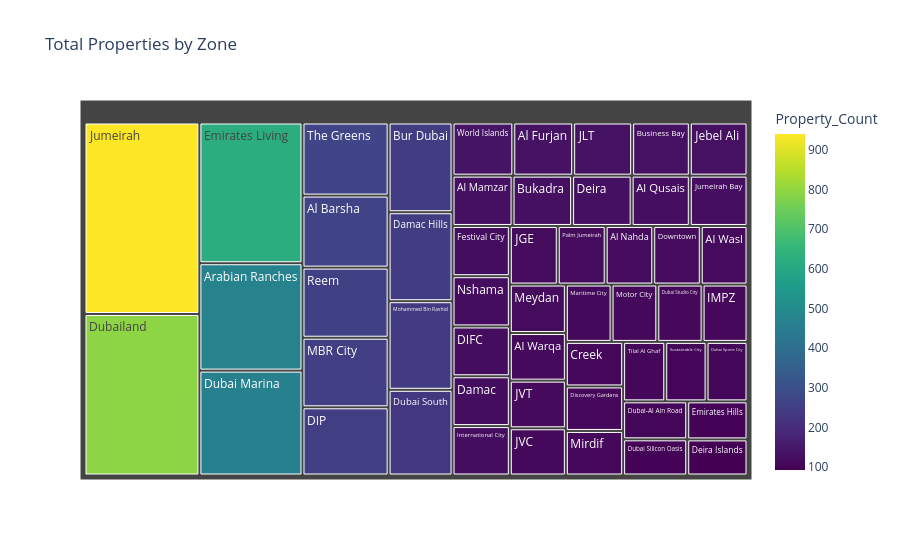

Notebook source saved alongside this figure:
### Markdown cell above
<h1 style="text-align:Left;
color:#ffffff;
font-size:26px;
letter-spacing:1px;
font-weight:500;
font-family:Aldhabi;
">
Rental Market Analysis: Treemap
</h1>

### Code cell
zone_counts = df.groupby("Zone").size().reset_index(name="Property_Count")

fig = px.treemap(
    zone_counts,
    path=["Zone"],
    values="Property_Count",
    color="Property_Count",
    color_continuous_scale="Viridis",
    title="Total Properties by Zone")

fig.show()

### Figure 1 — Plotly figure (JSON) as saved in the notebook; plotly's stock layout.template omitted (floating-point values rounded to 4 significant figures)
{"data": [{"branchvalues": "total", "customdata": [[265.0], [136.0], [129.0], [119.0], [125.0], [114.0], [117.0], [473.0], [128.0], [245.0], [131.0], [109.0], [122.0], [251.0], [122.0], [243.0], [128.0], [93.0], [109.0], [119.0], [462.0], [99.0], [234.0], [104.0], [111.0], [104.0], [793.0], [98.0], [620.0], [123.0], [110.0], [121.0], [120.0], [134.0], [113.0], [114.0], [131.0], [940.0], [124.0], [256.0], [112.0], [116.0], [109.0], [242.0], [112.0], [123.0], [120.0], [258.0], [105.0], [269.0], [107.0], [138.0]], "domain": {"x": [0, 1], "y": [0, 1]}, "hovertemplate": "labels=%{label}<br>Property_Count_sum=%{value}<br>parent=%{parent}<br>id=%{id}<br>Property_Count=%{color}<extra></extra>", "ids": ["Al Barsha", "Al Furjan", "Al Mamzar", "Al Nahda", "Al Qusais", "Al Warqa", "Al Wasl", "Arabian Ranches", "Bukadra", "Bur Dubai", "Business Bay", "Creek", "DIFC", "DIP", "Damac", "Damac Hills", "Deira", "Deira Islands", "Discovery Gardens", "Downtown", "Dubai Marina", "Dubai Silicon Oasis", "Dubai South", "Dubai Sports City", "Dubai Studio City", "Dubai-Al Ain Road", "Dubailand", "Emirates Hills", "Emirates Living", "Festival City", "IMPZ", "International City", "JGE", "JLT", "JVC", "JVT", "Jebel Ali", "Jumeirah", "Jumeirah Bay", "MBR City", "Maritime City", "Meydan", "Mirdif", "Mohammed Bin Rashid", "Motor City", "Nshama", "Palm Jumeirah", "Reem", "Sustainable City", "The Greens", "Tilal Al Ghaf", "World Islands"], "labels": ["Al Barsha", "Al Furjan", "Al Mamzar", "Al Nahda", "Al Qusais", "Al Warqa", "Al Wasl", "Arabian Ranches", "Bukadra", "Bur Dubai", "Business Bay", "Creek", "DIFC", "DIP", "Damac", "Damac Hills", "Deira", "Deira Islands", "Discovery Gardens", "Downtown", "Dubai Marina", "Dubai Silicon Oasis", "Dubai South", "Dubai Sports City", "Dubai Studio City", "Dubai-Al Ain Road", "Dubailand", "Emirates Hills", "Emirates Living", "Festival City", "IMPZ", "International City", "JGE", "JLT", "JVC", "JVT", "Jebel Ali", "Jumeirah", "Jumeirah Bay", "MBR City", "Maritime City", "Meydan", "Mirdif", "Mohammed Bin Rashid", "Motor City", "Nshama", "Palm Jumeirah", "Reem", "Sustainable City", "The Greens", "Tilal Al Ghaf", "World Islands"], "marker": {"coloraxis": "coloraxis", "colors": [265.0, 136.0, 129.0, 119.0, 125.0, 114.0, 117.0, 473.0, 128.0, 245.0, 131.0, 109.0, 122.0, 251.0, 122.0, 243.0, 128.0, 93.0, 109.0, 119.0, 462.0, 99.0, 234.0, 104.0, 111.0, 104.0, 793.0, 98.0, 620.0, 123.0, 110.0, 121.0, 120.0, 134.0, 113.0, 114.0, 131.0, 940.0, 124.0, 256.0, 112.0, 116.0, 109.0, 242.0, 112.0, 123.0, 120.0, 258.0, 105.0, 269.0, 107.0, 138.0]}, "name": "", "parents": ["", "", "", "", "", "", "", "", "", "", "", "", "", "", "", "", "", "", "", "", "", "", "", "", "", "", "", "", "", "", "", "", "", "", "", "", "", "", "", "", "", "", "", "", "", "", "", "", "", "", "", ""], "type": "treemap", "values": [265.0, 136.0, 129.0, 119.0, 125.0, 114.0, 117.0, 473.0, 128.0, 245.0, 131.0, 109.0, 122.0, 251.0, 122.0, 243.0, 128.0, 93.0, 109.0, 119.0, 462.0, 99.0, 234.0, 104.0, 111.0, 104.0, 793.0, 98.0, 620.0, 123.0, 110.0, 121.0, 120.0, 134.0, 113.0, 114.0, 131.0, 940.0, 124.0, 256.0, 112.0, 116.0, 109.0, 242.0, 112.0, 123.0, 120.0, 258.0, 105.0, 269.0, 107.0, 138.0]}], "layout": {"coloraxis": {"colorbar": {"title": {"text": "Property_Count"}}, "colorscale": [[0, "#440154"], [0.1111, "#482878"], [0.2222, "#3e4989"], [0.3333, "#31688e"], [0.4444, "#26828e"], [0.5556, "#1f9e89"], [0.6667, "#35b779"], [0.7778, "#6ece58"], [0.8889, "#b5de2b"], [1, "#fde725"]]}, "legend": {"tracegroupgap": 0}, "title": {"text": "Total Properties by Zone"}}}
